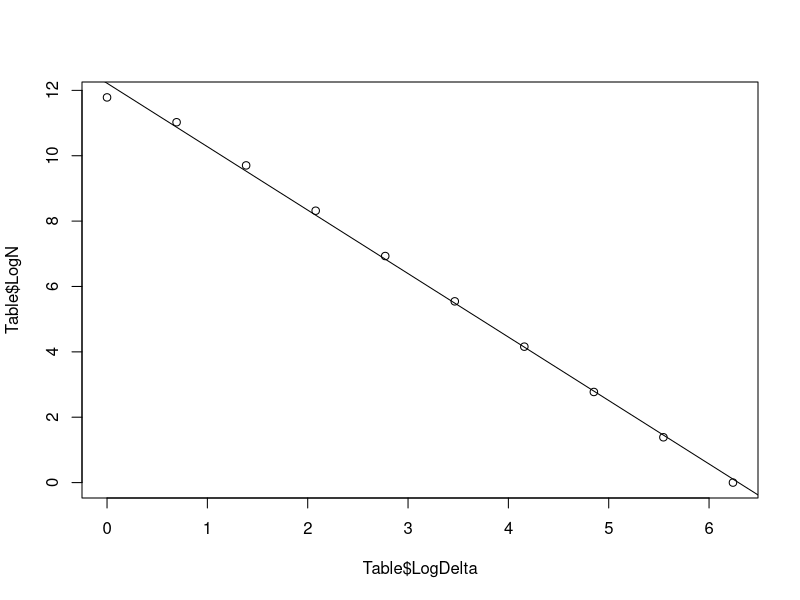
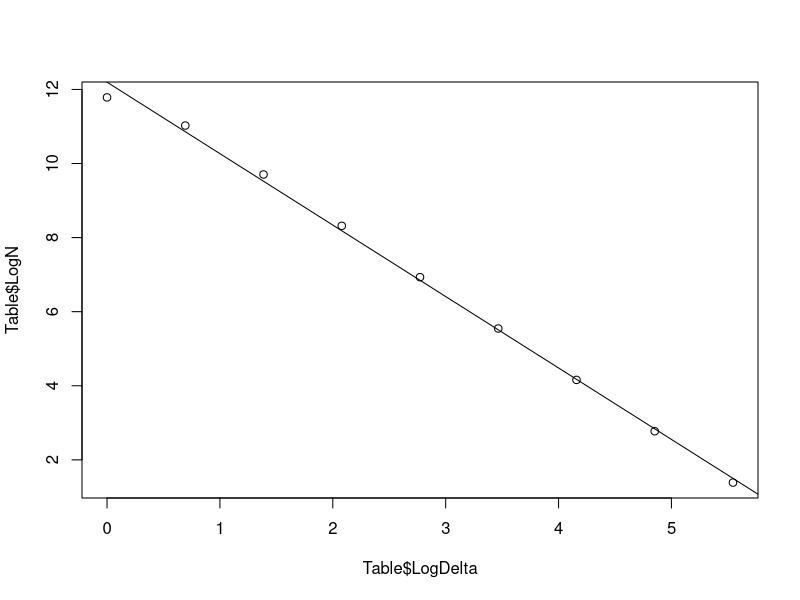

Write the R code that produced these figures, in order.
#### Script for coumputing Hausdorf fractal dimension of opinion space



# create a dataset to calculate de Hausdorff-Besicovitch dimension
mat <- matrix(runif(512*512),nrow = 512,ncol = 512)

mat[mat<=0.5] <- 0
mat[mat>0.5] <- 1

cant <- sum(mat)

fragment <- rep(2,10)**(0:9)
Table <- data.frame(Delta = rep(512,10)/(fragment ), N = fragment**2)
Table$LogDelta <- log(Table$Delta)

for(i in 2:10){
  delta_aux <- Table$Delta[i]

  for(j in 1:fragment [i]){
    row_id <- ((j-1)*delta_aux+1):(j*delta_aux)
    for(k in 1:fragment [i]){
      col_id <- ((k-1)*delta_aux+1):(k*delta_aux)
      if(sum(mat[row_id,col_id]) == 0){
        Table$N[i] <- Table$N[i] - 1
      }
    }
  }
}

Table$LogN <- log(Table$N)
lm_dim <- lm(Table$LogN ~ Table$LogDelta)

plot(Table$LogN ~ Table$LogDelta)
abline(lm_dim)

print('The box-counting dimension is:')
print(-lm_dim$coefficients[2])

# without the borders
Table <- Table[2:nrow(Table),]
lm_dim <- lm(Table$LogN ~ Table$LogDelta)

plot(Table$LogN ~ Table$LogDelta)
abline(lm_dim)

print('The box-counting dimension is:')
print(-lm_dim$coefficients[2])